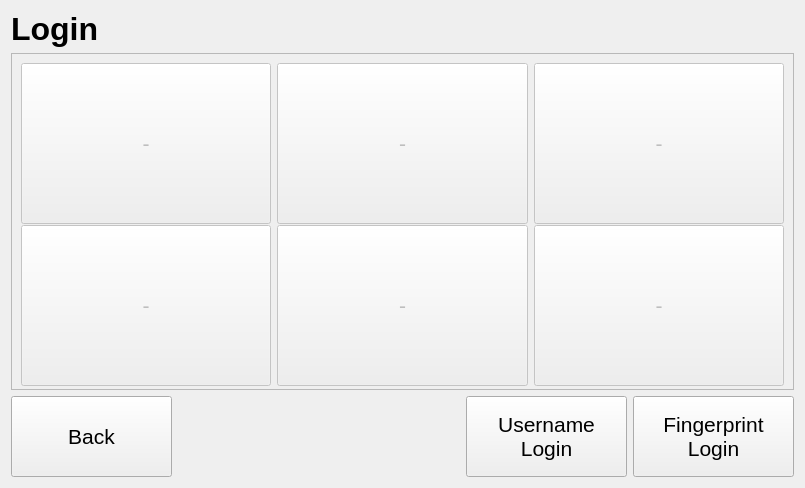
<?xml version="1.0" encoding="UTF-8"?>
<ui version="4.0">
 <class>loginMenu</class>
 <widget class="QWidget" name="loginMenu">
  <property name="geometry">
   <rect>
    <x>0</x>
    <y>0</y>
    <width>805</width>
    <height>488</height>
   </rect>
  </property>
  <property name="windowTitle">
   <string>Form</string>
  </property>
  <layout class="QGridLayout" name="gridLayout">
   <item row="0" column="0">
    <widget class="QLabel" name="lbl_title">
     <property name="font">
      <font>
       <family>Helvetica Neue</family>
       <pointsize>24</pointsize>
       <weight>75</weight>
       <bold>true</bold>
      </font>
     </property>
     <property name="text">
      <string>Login</string>
     </property>
    </widget>
   </item>
   <item row="2" column="0">
    <layout class="QHBoxLayout" name="horizontalLayout">
     <item>
      <widget class="QPushButton" name="btn_back">
       <property name="minimumSize">
        <size>
         <width>161</width>
         <height>81</height>
        </size>
       </property>
       <property name="font">
        <font>
         <family>Helvetica Neue</family>
         <pointsize>16</pointsize>
        </font>
       </property>
       <property name="text">
        <string>Back</string>
       </property>
      </widget>
     </item>
     <item>
      <spacer name="horizontalSpacer">
       <property name="minimumSize">
        <size>
         <width>269</width>
         <height>20</height>
        </size>
       </property>
       <property name="orientation">
        <enum>Qt::Horizontal</enum>
       </property>
       <property name="sizeHint" stdset="0">
        <size>
         <width>266</width>
         <height>17</height>
        </size>
       </property>
      </spacer>
     </item>
     <item>
      <widget class="QPushButton" name="btn_newLogin">
       <property name="minimumSize">
        <size>
         <width>161</width>
         <height>81</height>
        </size>
       </property>
       <property name="font">
        <font>
         <family>Helvetica Neue</family>
         <pointsize>16</pointsize>
        </font>
       </property>
       <property name="text">
        <string>Username
Login</string>
       </property>
      </widget>
     </item>
     <item>
      <widget class="QPushButton" name="btn_fingerprint">
       <property name="minimumSize">
        <size>
         <width>161</width>
         <height>81</height>
        </size>
       </property>
       <property name="font">
        <font>
         <family>Helvetica Neue</family>
         <pointsize>16</pointsize>
        </font>
       </property>
       <property name="text">
        <string>Fingerprint
Login</string>
       </property>
      </widget>
     </item>
    </layout>
   </item>
   <item row="1" column="0">
    <widget class="QScrollArea" name="scrollArea">
     <property name="minimumSize">
      <size>
       <width>781</width>
       <height>321</height>
      </size>
     </property>
     <property name="widgetResizable">
      <bool>true</bool>
     </property>
     <widget class="QWidget" name="scrollAreaWidgetContents">
      <property name="geometry">
       <rect>
        <x>0</x>
        <y>0</y>
        <width>779</width>
        <height>334</height>
       </rect>
      </property>
      <property name="minimumSize">
       <size>
        <width>779</width>
        <height>319</height>
       </size>
      </property>
      <layout class="QGridLayout" name="gridLayout_3">
       <item row="1" column="1">
        <widget class="QPushButton" name="btn_user5">
         <property name="enabled">
          <bool>false</bool>
         </property>
         <property name="minimumSize">
          <size>
           <width>250</width>
           <height>161</height>
          </size>
         </property>
         <property name="font">
          <font>
           <family>Helvetica Neue</family>
           <pointsize>16</pointsize>
          </font>
         </property>
         <property name="text">
          <string>-</string>
         </property>
        </widget>
       </item>
       <item row="1" column="2">
        <widget class="QPushButton" name="btn_user6">
         <property name="enabled">
          <bool>false</bool>
         </property>
         <property name="minimumSize">
          <size>
           <width>250</width>
           <height>161</height>
          </size>
         </property>
         <property name="font">
          <font>
           <family>Helvetica Neue</family>
           <pointsize>16</pointsize>
          </font>
         </property>
         <property name="text">
          <string>-</string>
         </property>
        </widget>
       </item>
       <item row="0" column="0">
        <widget class="QPushButton" name="btn_user1">
         <property name="enabled">
          <bool>false</bool>
         </property>
         <property name="minimumSize">
          <size>
           <width>250</width>
           <height>161</height>
          </size>
         </property>
         <property name="font">
          <font>
           <family>Helvetica Neue</family>
           <pointsize>16</pointsize>
          </font>
         </property>
         <property name="text">
          <string>-</string>
         </property>
        </widget>
       </item>
       <item row="0" column="1">
        <widget class="QPushButton" name="btn_user2">
         <property name="enabled">
          <bool>false</bool>
         </property>
         <property name="minimumSize">
          <size>
           <width>250</width>
           <height>161</height>
          </size>
         </property>
         <property name="font">
          <font>
           <family>Helvetica Neue</family>
           <pointsize>16</pointsize>
          </font>
         </property>
         <property name="text">
          <string>-</string>
         </property>
        </widget>
       </item>
       <item row="0" column="2">
        <widget class="QPushButton" name="btn_user3">
         <property name="enabled">
          <bool>false</bool>
         </property>
         <property name="minimumSize">
          <size>
           <width>250</width>
           <height>161</height>
          </size>
         </property>
         <property name="font">
          <font>
           <family>Helvetica Neue</family>
           <pointsize>16</pointsize>
          </font>
         </property>
         <property name="text">
          <string>-</string>
         </property>
        </widget>
       </item>
       <item row="1" column="0">
        <widget class="QPushButton" name="btn_user4">
         <property name="enabled">
          <bool>false</bool>
         </property>
         <property name="minimumSize">
          <size>
           <width>250</width>
           <height>161</height>
          </size>
         </property>
         <property name="font">
          <font>
           <family>Helvetica Neue</family>
           <pointsize>16</pointsize>
          </font>
         </property>
         <property name="text">
          <string>-</string>
         </property>
        </widget>
       </item>
      </layout>
     </widget>
    </widget>
   </item>
  </layout>
  <zorder>scrollArea</zorder>
  <zorder>lbl_title</zorder>
 </widget>
 <resources/>
 <connections/>
</ui>
